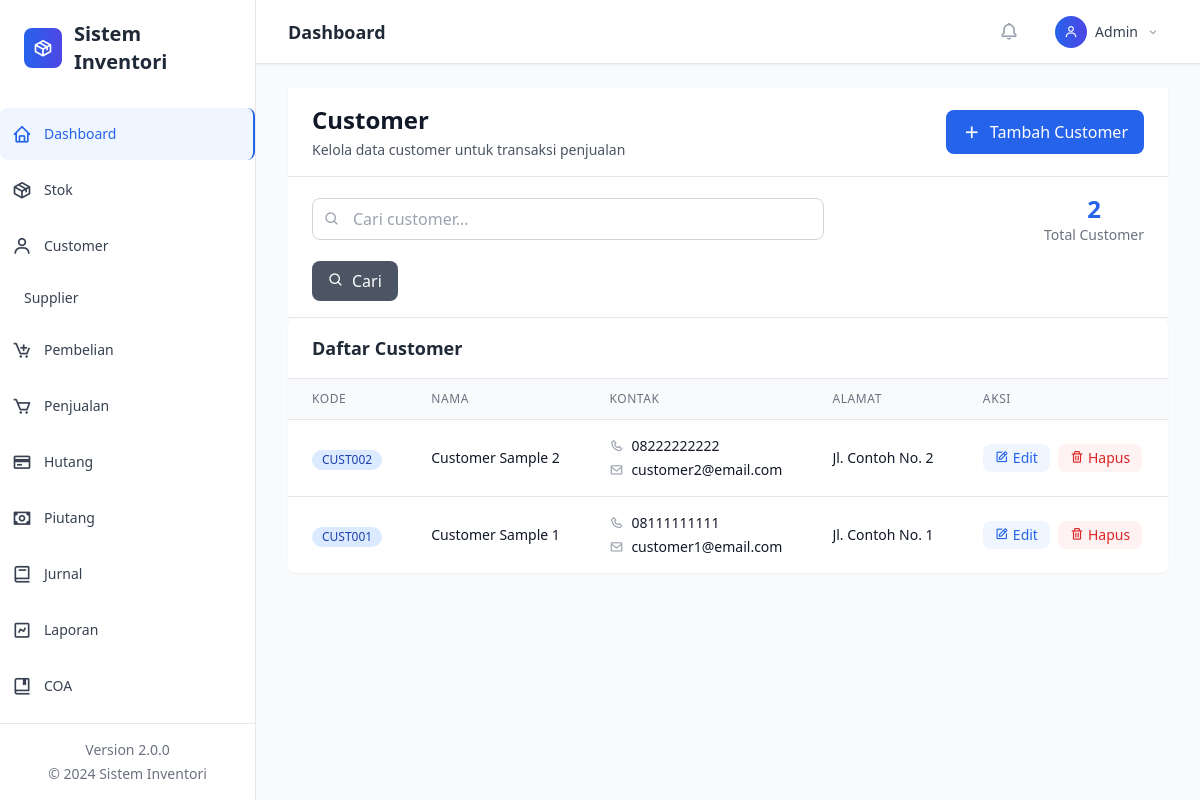
/?page=customer, run on the app's committed database.
### tables this page shows
CREATE TABLE customer (
    id INTEGER PRIMARY KEY AUTOINCREMENT,
    kode TEXT UNIQUE NOT NULL,
    nama TEXT NOT NULL,
    alamat TEXT,
    telepon TEXT,
    email TEXT,
    created_at DATETIME DEFAULT CURRENT_TIMESTAMP,
    updated_at DATETIME DEFAULT CURRENT_TIMESTAMP
);

### classes/Database.php (called while the page is built, shortened)
<?php
class Database {
    private $pdo;
    private static $instance = null;
    private function __construct() {
        try {
            $this->pdo = new PDO('sqlite:' . DB_FILE);
            $this->pdo->setAttribute(PDO::ATTR_ERRMODE, PDO::ERRMODE_EXCEPTION);
            $this->pdo->exec('PRAGMA foreign_keys = ON;');
            $this->initializeTables();
        } catch (Exception $e) {
            if (DEBUG_MODE) {
                die('Database Error: ' . $e->getMessage());
            } else {
                die('Database connection failed. Please contact administrator.');
            }
        }
    }
    public static function getInstance() {
        if (self::$instance === null) {
            self::$instance = new self();
        }
        return self::$instance;
    }
    private function initializeTables() {
        if (file_exists(INIT_SQL)) {
            $sql = file_get_contents(INIT_SQL);
            $stmts = array_filter(array_map('trim', explode(';', $sql)));
            foreach ($stmts as $stmt) {
                if ($stmt) {
                    $this->pdo->exec($stmt);
                }
            }
        }
        $this->createProfileTable();
    }
    private function createProfileTable() {
        $sql = "CREATE TABLE IF NOT EXISTS profil_perusahaan (
            id INTEGER PRIMARY KEY AUTOINCREMENT,
            nama_perusahaan TEXT NOT NULL,
            alamat TEXT,
            telepon TEXT,
            email TEXT,
            website TEXT,
            logo TEXT,
            npwp TEXT,
            created_at DATETIME DEFAULT CURRENT_TIMESTAMP,
            updated_at DATETIME DEFAULT CURRENT_TIMESTAMP
        )";
        $this->pdo->exec($sql);
        $stmt = $this->pdo->prepare("SELECT COUNT(*) FROM profil_perusahaan");
        $stmt->execute();
    }
    public function query($sql, $params = []) {
        try {
            $stmt = $this->pdo->prepare($sql);
            $stmt->execute($params);
            return $stmt;
        } catch (Exception $e) {
            if (DEBUG_MODE) {
                throw new Exception('Query Error: ' . $e->getMessage());
            } else {
                throw new Exception('Database operation failed.');
            }
        }
    }
    public function fetchAll($sql, $params = []) {
        return $this->query($sql, $params)->fetchAll(PDO::FETCH_ASSOC);
    }
    public function fetch($sql, $params = []) {
        return $this->query($sql, $params)->fetch(PDO::FETCH_ASSOC);
    }
}
?>

### views/customer/index.php (the view, shortened to what this page needs)
<?php
$search = $_GET['search'] ?? '';
$whereClause = '';
$params = [];
$page = max(1, (int)($_GET['p'] ?? 1));
$perPage = 10;
$offset = ($page - 1) * $perPage;
$totalRows = $db->fetch("SELECT COUNT(*) as total FROM customer $whereClause", $params)['total'];
$rows = $db->fetchAll("SELECT * FROM customer $whereClause ORDER BY id DESC LIMIT ? OFFSET ?",
    array_merge($params, [$perPage, $offset]));
?>
<div class="bg-white shadow-sm border-b border-gray-200">
    <div class="px-6 py-4">
        <div class="flex items-center justify-between">
            <div>
                <h1 class="text-2xl font-bold text-gray-900">Customer</h1>
                <p class="text-sm text-gray-600 mt-1">Kelola data customer untuk transaksi penjualan</p>
            </div>
            <button onclick="openTambah()" class="bg-blue-600 hover:bg-blue-700 text-white px-4 py-2 rounded-lg flex items-center space-x-2 transition-colors">
                <i class='bx bx-plus text-xl'></i>
                <span>Tambah Customer</span>
            </button>
        </div>
    </div>
</div>
<div class="bg-white border-b border-gray-200 px-6 py-4">
    <div class="flex flex-col sm:flex-row sm:items-center sm:justify-between space-y-4 sm:space-y-0">
        <div class="flex-1 max-w-lg">
            <div class="relative">
                <input type="text" id="searchInput" placeholder="Cari customer..."
                       value="<?php echo htmlspecialchars($search); ?>"
                       class="w-full pl-10 pr-4 py-2 border border-gray-300 rounded-lg focus:ring-2 focus:ring-blue-500 focus:border-blue-500">
                <div class="absolute inset-y-0 left-0 pl-3 flex items-center pointer-events-none">
                </div>
            </div>
        </div>
        <div class="flex items-center space-x-4">
            <div class="text-center">
                <div class="text-2xl font-bold text-blue-600"><?php echo $totalRows; ?></div>
                <div class="text-sm text-gray-500">Total Customer</div>
            </div>
        </div>
    </div>
    <div class="mt-4">
        <button onclick="performSearch()" class="bg-gray-600 hover:bg-gray-700 text-white px-4 py-2 rounded-lg transition-colors">
            <i class='bx bx-search mr-2'></i>Cari
        </button>
    </div>
</div>
<div class="bg-white shadow-sm rounded-lg overflow-hidden">
    <div class="px-6 py-4 border-b border-gray-200">
        <h3 class="text-lg font-semibold text-gray-800">Daftar Customer</h3>
    </div>
    <?php if (empty($rows)): ?>
        <div class="text-center py-12">
            <i class='bx bx-user text-6xl text-gray-300 mb-4'></i>
            <h3 class="text-lg font-medium text-gray-900 mb-2">Belum ada customer</h3>
            <p class="text-gray-500 mb-4">Mulai dengan menambahkan customer pertama Anda</p>
            <button onclick="openTambah()" class="bg-blue-600 hover:bg-blue-700 text-white px-4 py-2 rounded-lg">
                <i class='bx bx-plus mr-2'></i>Tambah Customer
            </button>
        </div>
    <?php else: ?>
        <div class="overflow-x-auto">
            <table class="min-w-full divide-y divide-gray-200">
                <thead class="bg-gray-50">
                    <tr>
                        <th class="px-6 py-3 text-left text-xs font-medium text-gray-500 uppercase tracking-wider">Kode</th>
                        <th class="px-6 py-3 text-left text-xs font-medium text-gray-500 uppercase tracking-wider">Nama</th>
                        <th class="px-6 py-3 text-left text-xs font-medium text-gray-500 uppercase tracking-wider">Kontak</th>
                        <th class="px-6 py-3 text-left text-xs font-medium text-gray-500 uppercase tracking-wider">Alamat</th>
                        <th class="px-6 py-3 text-left text-xs font-medium text-gray-500 uppercase tracking-wider">Aksi</th>
                    </tr>
                </thead>
                <tbody class="bg-white divide-y divide-gray-200">
                    <?php foreach ($rows as $row): ?>
                        <tr class="hover:bg-gray-50">
                            <td class="px-6 py-4 whitespace-nowrap">
                                <span class="inline-flex items-center px-2.5 py-0.5 rounded-full text-xs font-medium bg-blue-100 text-blue-800">
                                    <?php echo htmlspecialchars($row['kode']); ?>
                                </span>
                            </td>
                            <td class="px-6 py-4 whitespace-nowrap">
                                <div class="text-sm font-medium text-gray-900"><?php echo htmlspecialchars($row['nama']); ?></div>
                            </td>
                            <td class="px-6 py-4 whitespace-nowrap">
                                <div class="text-sm text-gray-900">
                                    <?php if ($row['telepon']): ?>
                                        <div class="flex items-center space-x-2">
                                            <i class='bx bx-phone text-gray-400'></i>
                                            <span><?php echo htmlspecialchars($row['telepon']); ?></span>
                                        </div>
                                    <?php endif; ?>
                                    <?php if ($row['email']): ?>
                                        <div class="flex items-center space-x-2 mt-1">
                                            <i class='bx bx-envelope text-gray-400'></i>
                                            <span><?php echo htmlspecialchars($row['email']); ?></span>
                                        </div>
                                    <?php endif; ?>
                                </div>
                            </td>
                            <td class="px-6 py-4">
                                <div class="text-sm text-gray-900 max-w-xs truncate">
                                    <?php echo $row['alamat'] ? htmlspecialchars($row['alamat']) : '-'; ?>
                                </div>
                            </td>
                            <td class="px-6 py-4 whitespace-nowrap text-sm font-medium">
                                <div class="flex items-center space-x-2">
                                    <button onclick="edit(<?php echo $row['id']; ?>)"
                                            class="text-blue-600 hover:text-blue-900 bg-blue-50 hover:bg-blue-100 px-3 py-1 rounded-lg transition-colors">
                                        <i class='bx bx-edit mr-1'></i>Edit
                                    </button>
                                    <button onclick="hapus(<?php echo $row['id']; ?>)"
                                            class="text-red-600 hover:text-red-900 bg-red-50 hover:bg-red-100 px-3 py-1 rounded-lg transition-colors">
                                        <i class='bx bx-trash mr-1'></i>Hapus
                                    </button>
                                </div>
                            </td>
                        </tr>
                    <?php endforeach; ?>
                </tbody>
            </table>
        </div>
    <?php endif; ?>
</div>

### data on the page
customer: kode "CUST002", nama "Customer Sample 2", telepon "08222222222", email "customer2@email.com", alamat "Jl. Contoh No. 2"
customer: kode "CUST001", nama "Customer Sample 1", telepon "08111111111", email "customer1@email.com", alamat "Jl. Contoh No. 1"

### other printed values
APP_NAME "Sistem Inventori"
APP_VERSION "2.0.0"
$pageTitles[$page] "Dashboard"
$totalRows "2"
